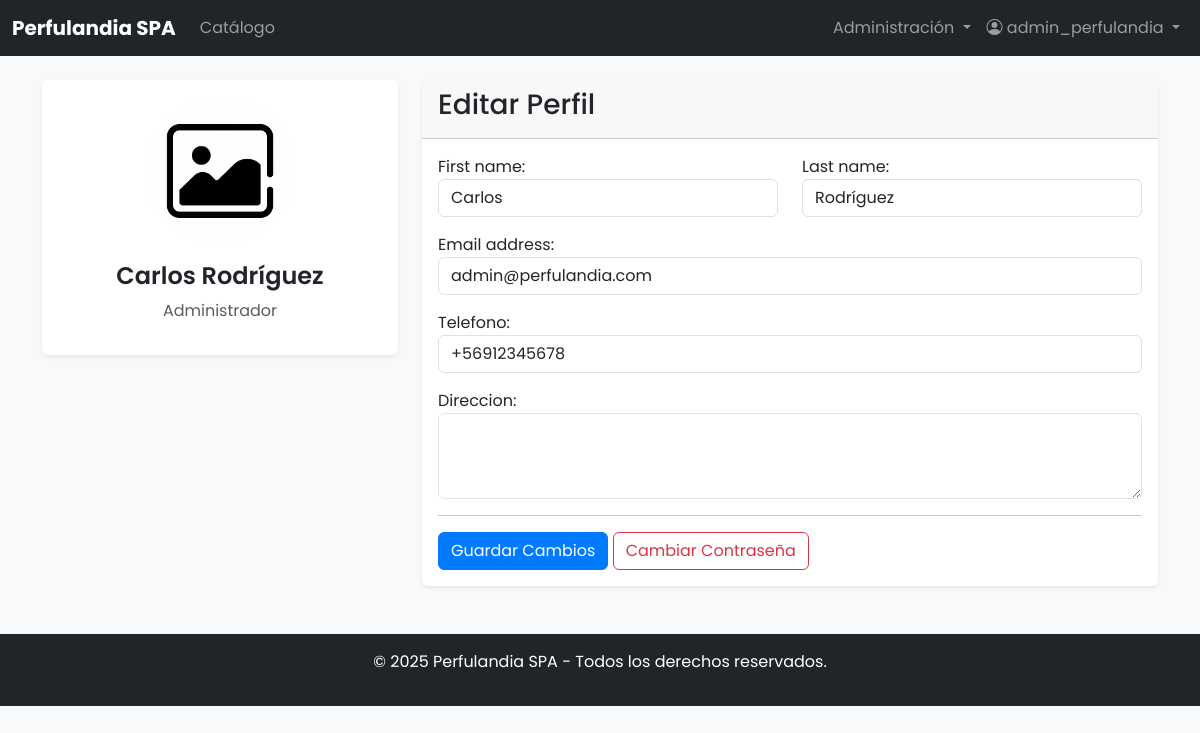
The app's page /usuarios/perfil/ (signed in) with its own data.
### usuarios/models.py (models this page shows, shortened)
class Usuario(AbstractUser):
    ROLES = (
        ('admin', 'Administrador'),
        ('gerente', 'Gerente'),
        ('vendedor', 'Vendedor'),
        ('cliente', 'Cliente'),
    )
    rol = models.CharField(max_length=20, choices=ROLES, default='cliente')
    telefono = models.CharField(max_length=20, blank=True, null=True)
    direccion = models.TextField(blank=True, null=True)
    rut = models.CharField(max_length=12, unique=True, null=True, blank=True)
    sucursal = models.CharField(max_length=100, blank=True)
    fecha_creacion = models.DateTimeField(auto_now_add=True)
    activo = models.BooleanField(default=True)
    class Meta:
        verbose_name = 'Usuario'
        verbose_name_plural = 'Usuarios'

### usuarios/views.py (the view)
# urls.py: path('perfil/', views.perfil_view, name='perfil'),
@login_required
def perfil_view(request):
    if request.method == 'POST':
        form = PerfilForm(request.POST, instance=request.user)
        if form.is_valid():
            form.save()
            messages.success(request, 'Perfil actualizado correctamente.')
            return redirect('usuarios:perfil')
    else:
        form = PerfilForm(instance=request.user)
    return render(request, 'usuarios/perfil.html', {'form': form})

### usuarios/forms.py
class PerfilForm(forms.ModelForm):
    class Meta:
        model = Usuario
        fields = ('first_name', 'last_name', 'email', 'telefono', 'direccion')
        widgets = {
            'first_name': forms.TextInput(attrs={'class': 'form-control'}),
            'last_name': forms.TextInput(attrs={'class': 'form-control'}),
            'email': forms.EmailInput(attrs={'class': 'form-control'}),
            'telefono': forms.TextInput(attrs={'class': 'form-control'}),
            'direccion': forms.Textarea(attrs={'class': 'form-control', 'rows': 3}),
        }

### templates/usuarios/perfil.html (shortened to what this page needs)
{% extends 'base.html' %}
{% load static %}
{% block content %}
<div class="row">
    <div class="col-md-4">
        <div class="card text-center shadow-sm">
            <div class="card-body">
                <img src="{% static 'img/placeholder.png' %}" class="rounded-circle mb-3" width="150" height="150" alt="Avatar" style="object-fit: cover;">
                <h4 class="card-title">{{ user.get_full_name|default:user.username }}</h4>
                <p class="text-muted">{{ user.get_rol_display }}</p>
            </div>
        </div>
    </div>
    <div class="col-md-8">
        <div class="card shadow-sm">
            <div class="card-header">
                <h3>Editar Perfil</h3>
            </div>
            <div class="card-body">
                <form method="post">
                    <div class="row">
                        <div class="col-md-6 mb-3">{{ form.first_name.label_tag }} {{ form.first_name }}</div>
                        <div class="col-md-6 mb-3">{{ form.last_name.label_tag }} {{ form.last_name }}</div>
                    </div>
                    <div class="mb-3">{{ form.email.label_tag }} {{ form.email }}</div>
                    <div class="mb-3">{{ form.telefono.label_tag }} {{ form.telefono }}</div>
                    <div class="mb-3">{{ form.direccion.label_tag }} {{ form.direccion }}</div>
                    <hr>
                    <button type="submit" class="btn btn-primary">Guardar Cambios</button>
                    <a href="{% url 'usuarios:cambiar_password' %}" class="btn btn-outline-danger">Cambiar Contraseña</a>
                </form>
            </div>
        </div>
    </div>
</div>
{% endblock %}

### templates/base.html (shortened to what this page needs)
{% load static %}
<!DOCTYPE html>
<html lang="es">
<head>
    <link href="https://cdn.jsdelivr.net/npm/bootstrap@5.3.3/dist/css/bootstrap.min.css" rel="stylesheet">
    <link rel="stylesheet" href="https://cdn.jsdelivr.net/npm/bootstrap-icons@1.11.3/font/bootstrap-icons.min.css">
    <link rel="stylesheet" href="{% static 'css/custom.css' %}">
</head>
<body>
    <nav class="navbar navbar-expand-lg navbar-dark bg-dark">
        <div class="container-fluid">
            <a class="navbar-brand" href="{% url 'home' %}">Perfulandia SPA</a>
            <div class="collapse navbar-collapse" id="navbarSupportedContent">
                <ul class="navbar-nav me-auto mb-2 mb-lg-0">
                    <li class="nav-item">
                        <a class="nav-link" href="{% url 'clientes:catalogo' %}">Catálogo</a>
                    </li>
                </ul>
                <ul class="navbar-nav ms-auto mb-2 mb-lg-0">
                    {% if user.is_authenticated %}
                        {% if user.rol in 'admin,gerente,vendedor' %}
                            <li class="nav-item dropdown">
                                <a class="nav-link dropdown-toggle" href="#" id="adminMenu" role="button" data-bs-toggle="dropdown" aria-expanded="false">
                                    Administración
                                </a>
                            </li>
                        {% endif %}
                        <li class="nav-item dropdown">
                            <a class="nav-link dropdown-toggle" href="#" id="navbarDropdown" role="button" data-bs-toggle="dropdown" aria-expanded="false">
                                <i class="bi bi-person-circle"></i> {{ user.username }}
                            </a>
                        </li>
                    {% endif %}
                </ul>
            </div>
        </div>
    </nav>
    <main class="container mt-4">
        {% block content %}{% endblock %}
    </main>
    <footer class="bg-dark text-white text-center p-3 mt-5">
        <p>&copy; {% now "Y" %} Perfulandia SPA - Todos los derechos reservados.</p>
    </footer>
</body>
</html>

### static/css/custom.css (style rules this page uses)
body { font-family: 'Poppins', sans-serif; background-color: #f8f9fa; }
.navbar-brand { font-weight: 700; }
.card { border: none; transition: transform 0.3s ease, box-shadow 0.3s ease; }
.card-title { font-weight: 600; }
.btn-primary { background-color: #007bff; border-color: #007bff; transition: background-color 0.2s ease; }

### records on screen
Usuario: username "admin_perfulandia", get_full_name "Carlos Rodríguez", rol "Administrador", first_name "Carlos", last_name "Rodríguez", email "admin@perfulandia.com", telefono "+56912345678"
